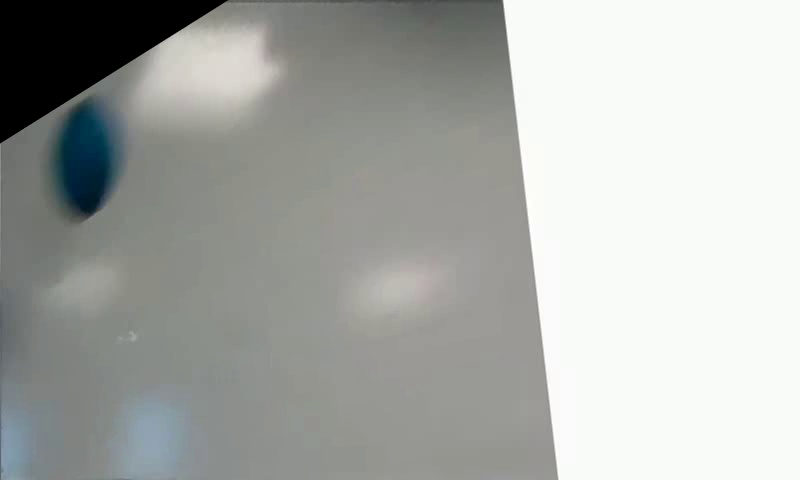
#> input picture frame 3 of Videos_Homographie/Homographie_Rugby.mp4, 800 x 480 px
$ python Detection.py
#> lines starting #> are read from the running program, lines starting #| are printed output that depends on the picture; after the words box and inside, x2 and y2 are one past the last pixel; in counts of white or black regions, pixels touching at a corner belong together
import cv2
import numpy as np


cap = cv2.VideoCapture('Videos_Homographie/Homographie_Rugby.mp4')  # Remplacez par le chemin de votre vidéo


if not cap.isOpened():
    print("Erreur lors de l'ouverture de la vidéo")
    exit()


lower_color_bleu = np.array([60, 125, 20])  # Plage basse de la couleur bleue
upper_color_bleu = np.array([140, 255, 255])
#lower_color_jaune = np.array([20, 50, 100])  # Plage basse de la couleur jaune
#upper_color_jaune = np.array([40, 255, 255])
while True:
    ret, frame = cap.read()
#> frame is the input picture: shape (480, 800, 3); mean B, G, R 169.5, 172.7, 170.5
    if not ret:
        break

    hsv = cv2.cvtColor(frame, cv2.COLOR_BGR2HSV)
#> hsv: shape (480, 800, 3); mean H, S, V 43.3, 11.2, 173.6
    mask = cv2.inRange(hsv, lower_color_bleu, upper_color_bleu)
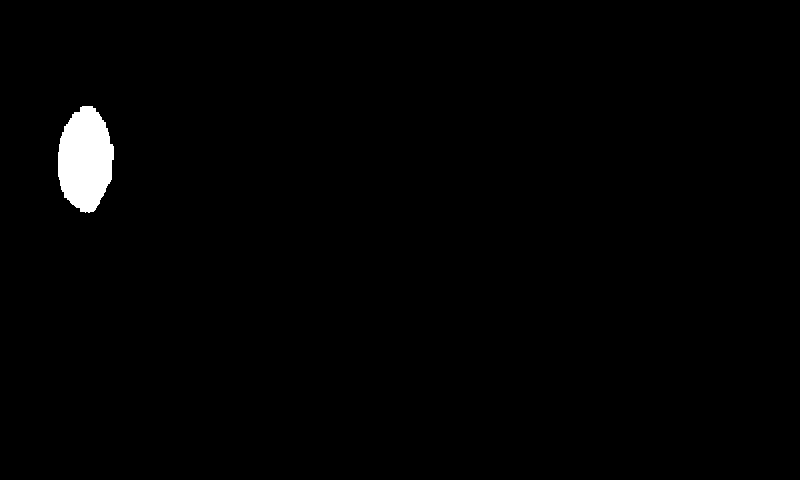
#> mask: shape (480, 800); 1.2% white; 1 white region
    cv2.imshow('mask', mask)
    mask = cv2.GaussianBlur(mask, (15, 15), 0)
    contours, _ = cv2.findContours(mask, cv2.RETR_EXTERNAL, cv2.CHAIN_APPROX_SIMPLE)
#> contours = 1 contour; box (x1, y1, x2, y2) and area: (51, 99, 121, 219) 6374
    for contour in contours:
        if cv2.contourArea(contour) < 500:
            continue
        epsilon = 0.02 * cv2.arcLength(contour, True)
        approx = cv2.approxPolyDP(contour, epsilon, True)

        if len(approx) >= 5:
            (x, y), radius = cv2.minEnclosingCircle(contour)
            center = (int(x), int(y))
            radius = int(radius)


            if radius > 10:
                cv2.circle(frame, center, radius, (0, 255, 0), 2)
                cv2.circle(frame, center, 5, (0, 0, 255), -1)
                print(f"Centre de la balle : {center}")
#> this loop made 1 pass
#> (epsilon, x, y, radius, center) on pass 1: (6.35, 87, 158.6, 59, (87, 158))
#| Centre de la balle : (87, 158)
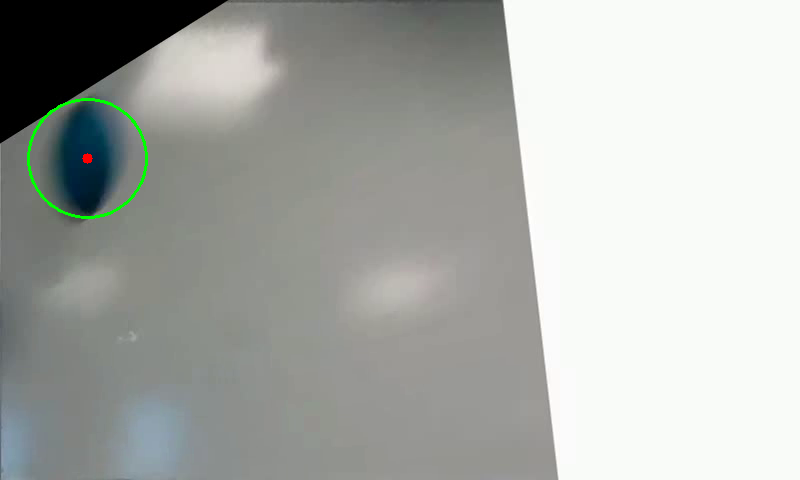
#> frame: shape (480, 800, 3); 0.31% of pixels changed, all inside (x1, y1, x2, y2) = (27, 98, 148, 219)


    cv2.imshow('Détection de la balle', frame)

    if cv2.waitKey(50) & 0xFF == ord('q'):
#> (key q is pressed here)
        break
cap.release()
cv2.destroyAllWindows()
